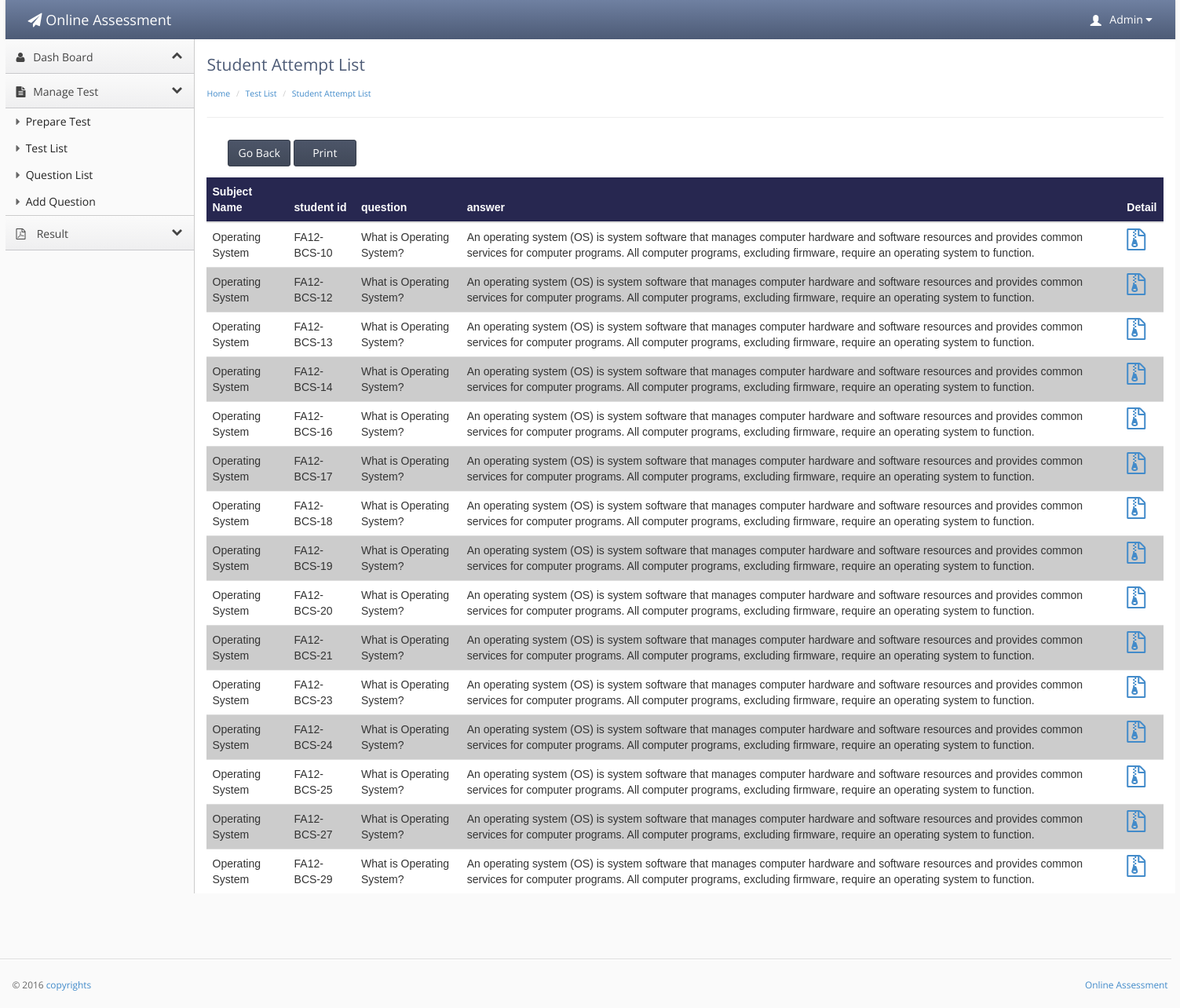
The page /OAS/oast/student_attempt_list.php?id=111 (signed in) on the database its author committed.
### tables this page shows
CREATE TABLE IF NOT EXISTS `teacher_conductor` (
  `teacher_id` int(20) NOT NULL AUTO_INCREMENT,
  `user` varchar(20) NOT NULL,
  `f_name` varchar(20) NOT NULL,
  `l_name` varchar(30) NOT NULL,
  `password` varchar(20) NOT NULL,
  `email` varchar(40) NOT NULL,
  `contact` varchar(17) NOT NULL,
  `address` varchar(40) NOT NULL,
  `city` varchar(20) NOT NULL,
  `code` int(10) NOT NULL,
  `subject_id` int(20) unsigned DEFAULT NULL,
  `account` enum('Admin','teacher') NOT NULL DEFAULT 'teacher',
  PRIMARY KEY (`teacher_id`),
  UNIQUE KEY `subject_id_2` (`subject_id`),
  KEY `subject_id` (`subject_id`)
);

CREATE TABLE IF NOT EXISTS `student_question` (
  `student_id` int(10) NOT NULL,
  `question_id` int(10) NOT NULL,
  `t_code` int(10) NOT NULL,
  `s_answer` varchar(50000) NOT NULL,
  `answer` enum('answered','unanswered','review') NOT NULL DEFAULT 'answered',
  PRIMARY KEY (`student_id`,`question_id`,`t_code`),
  KEY `student_id` (`student_id`),
  KEY `t_code` (`t_code`),
  KEY `question_id` (`question_id`)
);

CREATE TABLE IF NOT EXISTS `subject` (
  `subject_id` int(10) unsigned NOT NULL AUTO_INCREMENT,
  `name` varchar(100) NOT NULL,
  `description` varchar(100) NOT NULL,
  PRIMARY KEY (`subject_id`)
);

CREATE TABLE IF NOT EXISTS `student` (
  `student_id` int(20) NOT NULL AUTO_INCREMENT,
  `user` varchar(20) NOT NULL,
  `f_name` varchar(20) NOT NULL,
  `l_name` varchar(20) NOT NULL,
  `password` varchar(20) NOT NULL,
  `email` varchar(30) NOT NULL,
  `contact` varchar(20) NOT NULL,
  `address` varchar(50) NOT NULL,
  `city` varchar(20) NOT NULL,
  `code` varchar(20) NOT NULL,
  `image` varchar(1000) DEFAULT NULL,
  PRIMARY KEY (`student_id`),
  UNIQUE KEY `code` (`code`),
  KEY `user` (`user`)
);

CREATE TABLE IF NOT EXISTS `question` (
  `question_id` int(10) NOT NULL AUTO_INCREMENT,
  `question` varchar(1000) NOT NULL,
  `answer` varchar(500) NOT NULL,
  `marks` int(10) NOT NULL,
  `t_code` int(10) unsigned NOT NULL,
  PRIMARY KEY (`question_id`),
  KEY `code` (`t_code`)
);

### OAS/oast/student_attempt_list.php (the view, shortened to what this page needs)
<?php
if(!isset($_SESSION['username']))
{
header('location:../main_user.php');
}
else {
?><!doctype html>
<html lang="en"><head>
    <link rel="stylesheet" type="text/css" href="lib/bootstrap/css/bootstrap.css">
    <link rel="stylesheet" href="lib/font-awesome/css/font-awesome.css">
    <link rel="stylesheet" type="text/css" href="stylesheets/theme.css">
    <link rel="stylesheet" type="text/css" href="stylesheets/premium.css">
</head>
<body class=" theme-blue">
<div style="width:100%; height:auto;">
<div style="width:1490px; margin-left:auto; margin-right:auto; ">
    <div class="navbar navbar-default" role="navigation">
        <div class="navbar-header">
          <a class="" href="index.html"><span class="navbar-brand"><span class="fa fa-paper-plane"></span> Online Assessment</span></a></div>
           <?php
  if(isset($_SESSION['username']))
  {
  $id =$_SESSION['username'];
 $result = mysql_query("select * from teacher_conductor
WHERE teacher_conductor.user = '$id'");
while($row = mysql_fetch_array($result))
{
?>
        <div class="navbar-collapse collapse" style="height: 1px;">
          <ul id="main-menu" class="nav navbar-nav navbar-right">
            <li class="dropdown hidden-xs">
                <a href="#" class="dropdown-toggle" data-toggle="dropdown">
                    <span class="glyphicon glyphicon-user padding-right-small" style="position:relative;top: 3px;"></span>
                     <?php echo $row['f_name'];?>
                    <i class="fa fa-caret-down"></i>
                </a>
            </li>
          </ul>
        </div>
      </div>
    </div></div>
<?php }}?>
    <div style="width:100%; height:auto;">
<div style="width:1490px; margin-left:auto; margin-right:auto; ">
  <div class="sidebar-nav">
     <ul>
         <li><a href="index.php" data-target=".dashboard-menu" class="nav-header" data-toggle="collapse"><i class="fa fa-fw fa-user"></i> Dash Board<i class="fa fa-collapse"></i></a></li>
        <li><a href="#" data-target=".legal-menu" class="nav-header collapsed" data-toggle="collapse"><i class="fa fa-fw fa-file-text"></i> Manage Test<i class="fa fa-collapse"></i></a></li>
        <li><ul class="legal-menu nav nav-list collapse in">
             <li><a href="add_test.php"><span class="fa fa-caret-right"></span> Prepare Test</a></li>
            <li ><a href="test_list.php"><span class="fa fa-caret-right"></span> Test List</a></li>
             <li ><a href="test_list.php"><span class="fa fa-caret-right"></span> Question  List</a></li>
              <li><a href="test_list.php"><span class="fa fa-caret-right"></span> Add Question</a></li>
    </ul></li>
        <li><a href="#" data-target=".accounts-menu" class="nav-header collapsed" data-toggle="collapse"><i class="fa fa-file-pdf-o "></i> Result   <i class="fa fa-collapse"></i></a></li>
            </ul>
    </div>
    <div class="content">
        <div class="header">
            <h1 class="page-title">Student Attempt  List</h1>
                    <ul class="breadcrumb">
            <li><a href="index.php">Home</a> </li>
            <li><a href="test_list.php">Test List</a> </li>
            <li><a href="">Student Attempt List</a> </li>
        </ul>
        </div>
         <div id="no_print">
                       <center>
                            <button type="submit"  class="btn btn-primary btn_submit" onClick="window.history.back(-1) " style="width:80px; margin-left:-1000px;">Go Back</button>
                      		<button type="submit" class="btn btn-primary btn_submit hidden-xs" onClick="window.print() " style="width:80px;">Print</button>
                       </center>
                      </div>
        <div class="main-content">
<table class="table">
  <thead>
     <tr style="background-color:#272750; color:#FFFFFF;">
    <th>Subject Name </th>
    <th>student id </th>
       <th>question  </th>
        <th>answer </th>
          <th>Detail</th>
          </tr>
  </thead>
  <tbody>
    <tr>
  <?php
if(isset($_GET['id'])){
$id = $_GET['id'];
$result = mysql_query("SELECT student_question.*,student.*,test.*,subject.*,question.* FROM  student_question
INNER JOIN student ON student_question.student_id=student.student_id
INNER JOIN test ON test.t_code = student_question.t_code
INNER JOIN subject ON test.subject_id = subject.subject_id
INNER JOIN question ON question.question_id=student_question.question_id
  where  student_question.t_code = '$id' ");
while($row = mysql_fetch_array($result))
{
?>
   <td><?php echo $row['name'];?></td>
          <td><?php echo $row['code'];?></td>
           <td><?php echo $row['question'];?></td>
            <td><?php echo $row['answer'];?></td>
      <td>
                <a href="student_report1.php?id=<?php echo $row['t_code']; ?>&s_id=<?php echo $row['student_id']; ?>"><i class="fa fa-file-zip-o fa-2x"></a></td>
    </tr>
   <?php }} ?>
  </tbody>
</table>
</div></div>
            <footer>
                <hr style="width:1500px">
                <p class="pull-right"><a href="" target=""> Online Assessment</a></p>
                <p>© 2016 <a href="" target="">copyrights</a></p>
            </footer>
        </div>
    </div>
</body></html>
<?php } ?>

### OAS/oast/stylesheets/theme.css (style rules this page uses)
body { background: #fafafa; background-position: initial initial; background-repeat: initial initial; margin: 0px; padding: 0px; }
body, h1, h2, h3, h4, h5, h6, p, a, .h1, .h2, .h3, .h4, .h5, .h6 { font-family: 'Open Sans', helvetica, arial, sans-serif; }
h1 { color: #4d5b76; font-size: 3em; }
hr { border-top: 1px solid #ddd; border-bottom: 1px solid #fff; }
.padding-right-small { padding-right: .5em; }
.navbar-collapse { position: relative; z-index: 9999; }
.navbar { -webkit-box-shadow: 0px 0px 3px #cccccc; -moz-box-shadow: 0px 0px 3px #cccccc; box-shadow: 0px 0px 3px #cccccc; padding: 0em 1em; margin: 0px; -webkit-border-radius: 0px; -moz-border-radius: 0px; border-radius: 0px; -moz-background-clip: padding; -webkit-background-clip: padding-box; background-clip: padding-box; border: 0px; border-bottom: none; }
.navbar .nav > li > a { color: #fff; text-shadow: none; }
.content { position: relative; min-height: 800px; background: #fff; margin-left: 240px; border-left: 1px solid #cccccc; padding: 15px 15px 0px 15px; }
.header { background: #fff; border-bottom: 1px solid #cccccc; border-bottom: 1px solid #eee; border-left: 1px solid #ffffff; padding: .5em 0em 1em 0em; margin: 0px 0em 2em 0em; }
.header h1 { margin: 0em 0em .5em 0em; padding: 0em; line-height: 1em; font-size: 1.5em; font-weight: normal; }
.breadcrumb { -webkit-box-shadow: none; -moz-box-shadow: none; box-shadow: none; -webkit-border-radius: 0px; -moz-border-radius: 0px; border-radius: 0px; -moz-background-clip: padding; -webkit-background-clip: padding-box; background-clip: padding-box; background: #fff; margin-bottom: .5em; margin-bottom: 0em; padding-left: 0em; padding-right: 0em; font-size: .75em; }
footer { padding: 1em; margin-top: 4em; color: #666; font-size: .85em; line-height: 1.3em; margin: 4em -3px 0em -3px; }
footer hr { margin: 2em -2em; }
.sidebar-nav { width: 240px; position: absolute; float: left; border-top: none; border-left: none; margin: 0em; }
.sidebar-nav ul { list-style: none; padding-left: 0px; }
.sidebar-nav li a .fa-caret-right { color: #666; padding-right: .25em; }
.sidebar-nav .nav-header { border-top: 1px solid #fcfcfc; border-bottom: 1px solid #c8c8cb; background: #efeff0; background: -webkit-gradient(linear, left bottom, left top, color-stop(0, #efeff0), color-stop(1, #fafafa)); background: -ms-linear-gradient(bottom, #efeff0, #fafafa); background: -moz-linear-gradient(center bottom, #efeff0 0%, #fafafa 100%); background: -o-linear-gradient(bottom, #efeff0, #fafafa); filter: progid:dximagetransform.microsoft.gradient(startColorStr='#e3e3e3', EndColorStr='#ffffff'); -ms-filter: "progid:DXImageTransform.Microsoft.gradient(startColorStr='#fafafa',EndColorStr='#efeff0')"; border-left: none; color: #444; display: block; font-weight: normal; font-size: 1em; line-height: 2.5em; padding: .25em .25em .25em 1em; margin-bottom: 0px; text-shadow: none; text-transform: none; }
.sidebar-nav .nav-header.collapsed .fa-collapse::before { content: "\f078"; }
.sidebar-nav .nav-header .fa-collapse::before { content: "\f077"; }
.sidebar-nav .nav-header .fa-collapse, .sidebar-nav .nav-header .fa-collapse { float: right; }
.sidebar-nav .nav-header i[class*="fa-"] { line-height: 2.25em; padding-right: .75em; }
.sidebar-nav .nav-list { margin: 0px; border: 0px; background: #fafafa; }
.sidebar-nav .nav-list > li > a { color: #222; padding: .5em 1em; }
.sidebar-nav .nav-list.collapse.in { border-bottom: 1px solid #ccc; }
.btn { -webkit-border-radius: 3px; -moz-border-radius: 3px; border-radius: 3px; }
.btn-primary { background-color: #414959; background-image: -webkit-gradient(linear, 0 0, 0 100%, from(#4c5568), to(#414959)); border: 1px solid #363d4a; font-weight: normal; }
.theme-blue .navbar { background: #4d5b76; background: -webkit-gradient(linear, left bottom, left top, color-stop(0, #4d5b76), color-stop(1, #6f80a1)); background: -ms-linear-gradient(bottom, #4d5b76, #6f80a1); background: -moz-linear-gradient(center bottom, #4d5b76 0%, #6f80a1 100%); background: -o-linear-gradient(bottom, #4d5b76, #6f80a1); filter: progid:dximagetransform.microsoft.gradient(startColorStr='#e3e3e3', EndColorStr='#ffffff'); -ms-filter: "progid:DXImageTransform.Microsoft.gradient(startColorStr='#6f80a1',EndColorStr='#4d5b76')"; }

### OAS/oast/student_attempt_list.php (style rules this page uses)
table { font-family: arial, sans-serif; border-collapse: collapse; width: 100%; }
td, th { text-align: left; padding: 8px; }
.navbar-default .navbar-brand, .navbar-default .navbar-brand:hover { color: #fff; }

### rows shown on the page
teacher_conductor: f_name "Admin"
student_question: subject.name "Operating System", student.code "FA12-BCS-10", question.question "What is Operating System?", question.answer "An operating system (OS) is system software that manages computer hardware and software resources and provides common services for computer programs. All computer programs, excluding firmware, require an operating system to function."
student_question: subject.name "Operating System", student.code "FA12-BCS-12", question.question "What is Operating System?", question.answer "An operating system (OS) is system software that manages computer hardware and software resources and provides common services for computer programs. All computer programs, excluding firmware, require an operating system to function."
student_question: subject.name "Operating System", student.code "FA12-BCS-13", question.question "What is Operating System?", question.answer "An operating system (OS) is system software that manages computer hardware and software resources and provides common services for computer programs. All computer programs, excluding firmware, require an operating system to function."
student_question: subject.name "Operating System", student.code "FA12-BCS-14", question.question "What is Operating System?", question.answer "An operating system (OS) is system software that manages computer hardware and software resources and provides common services for computer programs. All computer programs, excluding firmware, require an operating system to function."
student_question: subject.name "Operating System", student.code "FA12-BCS-16", question.question "What is Operating System?", question.answer "An operating system (OS) is system software that manages computer hardware and software resources and provides common services for computer programs. All computer programs, excluding firmware, require an operating system to function."
student_question: subject.name "Operating System", student.code "FA12-BCS-17", question.question "What is Operating System?", question.answer "An operating system (OS) is system software that manages computer hardware and software resources and provides common services for computer programs. All computer programs, excluding firmware, require an operating system to function."
student_question: subject.name "Operating System", student.code "FA12-BCS-18", question.question "What is Operating System?", question.answer "An operating system (OS) is system software that manages computer hardware and software resources and provides common services for computer programs. All computer programs, excluding firmware, require an operating system to function."
student_question: subject.name "Operating System", student.code "FA12-BCS-19", question.question "What is Operating System?", question.answer "An operating system (OS) is system software that manages computer hardware and software resources and provides common services for computer programs. All computer programs, excluding firmware, require an operating system to function."
student_question: subject.name "Operating System", student.code "FA12-BCS-20", question.question "What is Operating System?", question.answer "An operating system (OS) is system software that manages computer hardware and software resources and provides common services for computer programs. All computer programs, excluding firmware, require an operating system to function."
student_question: subject.name "Operating System", student.code "FA12-BCS-21", question.question "What is Operating System?", question.answer "An operating system (OS) is system software that manages computer hardware and software resources and provides common services for computer programs. All computer programs, excluding firmware, require an operating system to function."
student_question: subject.name "Operating System", student.code "FA12-BCS-23", question.question "What is Operating System?", question.answer "An operating system (OS) is system software that manages computer hardware and software resources and provides common services for computer programs. All computer programs, excluding firmware, require an operating system to function."
student_question: subject.name "Operating System", student.code "FA12-BCS-24", question.question "What is Operating System?", question.answer "An operating system (OS) is system software that manages computer hardware and software resources and provides common services for computer programs. All computer programs, excluding firmware, require an operating system to function."
student_question: subject.name "Operating System", student.code "FA12-BCS-25", question.question "What is Operating System?", question.answer "An operating system (OS) is system software that manages computer hardware and software resources and provides common services for computer programs. All computer programs, excluding firmware, require an operating system to function."
student_question: subject.name "Operating System", student.code "FA12-BCS-27", question.question "What is Operating System?", question.answer "An operating system (OS) is system software that manages computer hardware and software resources and provides common services for computer programs. All computer programs, excluding firmware, require an operating system to function."
student_question: subject.name "Operating System", student.code "FA12-BCS-29", question.question "What is Operating System?", question.answer "An operating system (OS) is system software that manages computer hardware and software resources and provides common services for computer programs. All computer programs, excluding firmware, require an operating system to function."
